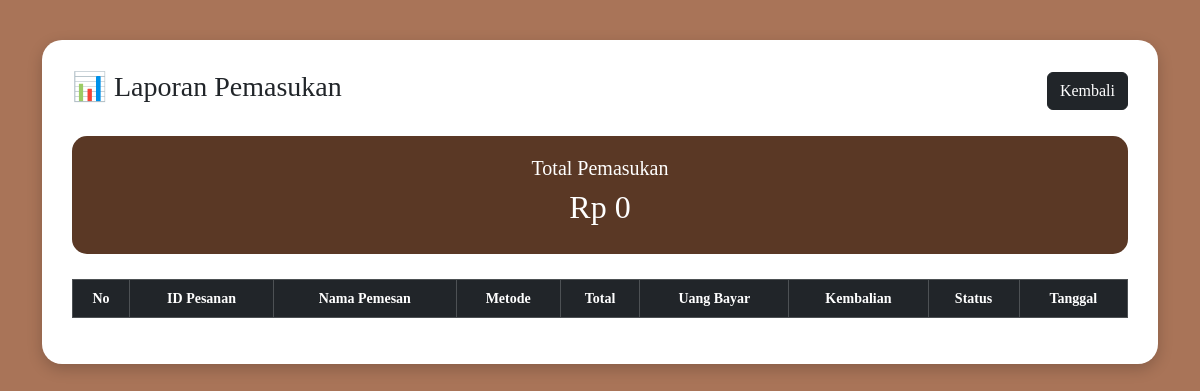
Before: /admin/laporan_pemasukan.php with the older database file.
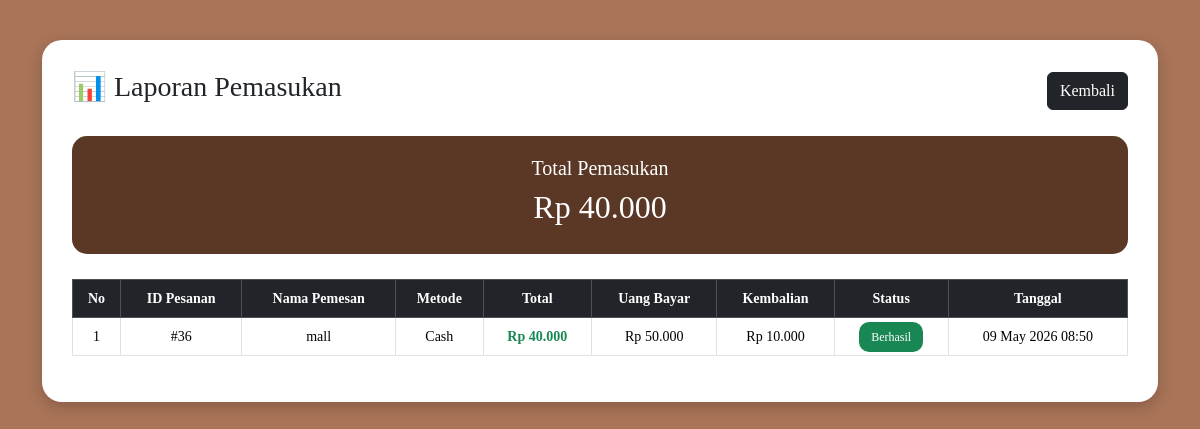
After: the same page with the newer database file.
### tables this page shows
CREATE TABLE `laporan` (
  `id_laporan` int(11) NOT NULL,
  `id_pesanan` int(11) NOT NULL,
  `nama_pemesan` varchar(100) NOT NULL,
  `total` int(11) NOT NULL,
  `metode` varchar(50) NOT NULL,
  `tanggal` datetime NOT NULL,
  `uang_bayar` int(11) DEFAULT 0,
  `kembalian` int(11) DEFAULT 0,
  `status` varchar(30) DEFAULT 'Berhasil'
);

### admin/laporan_pemasukan.php (the view, shortened to what this page needs)
<?php
include "../koneksi.php";
$query = mysqli_query($conn,"
SELECT * FROM laporan
ORDER BY id_laporan DESC
");
$total = mysqli_fetch_assoc(mysqli_query($conn,"
SELECT SUM(total) as total_pemasukan
FROM laporan
"));
?>
<!DOCTYPE html>
<html lang="id">
<head>
<link href="https://cdn.jsdelivr.net/npm/bootstrap@5.3.2/dist/css/bootstrap.min.css" rel="stylesheet">
</head>
<body>
<div class="container">
<div class="box">
    <div class="d-flex justify-content-between align-items-center mb-4">
        <h3>
            📊 Laporan Pemasukan
        </h3>
        <a href="index.php?menu=dashboard"
           class="btn btn-dark">
            Kembali
        </a>
    </div>
    <div class="total-box">
        <h5>Total Pemasukan</h5>
        <h2>
            Rp <?= number_format($total['total_pemasukan'] ?? 0,0,',','.'); ?>
        </h2>
    </div>
    <div class="table-responsive">
        <table class="table table-bordered table-hover align-middle text-center">
            <thead class="table-dark">
                <tr>
                    <th>No</th>
                    <th>ID Pesanan</th>
                    <th>Nama Pemesan</th>
                    <th>Metode</th>
                    <th>Total</th>
                    <th>Uang Bayar</th>
                    <th>Kembalian</th>
                    <th>Status</th>
                    <th>Tanggal</th>
                </tr>
            </thead>
            <tbody>
            <?php
            $no = 1;
            while($d = mysqli_fetch_assoc($query)){
            ?>
                <tr>
                    <td><?= $no++; ?></td>
                    <td>
                        #<?= $d['id_pesanan']; ?>
                    </td>
                    <td>
                        <?= $d['nama_pemesan']; ?>
                    </td>
                    <td>
                        <?= $d['metode']; ?>
                    </td>
                    <td>
                        <b class="text-success">
                            Rp <?= number_format($d['total'],0,',','.'); ?>
                        </b>
                    </td>
                    <td>
                        Rp <?= number_format($d['uang_bayar'] ?? 0,0,',','.'); ?>
                    </td>
                    <td>
                        Rp <?= number_format($d['kembalian'] ?? 0,0,',','.'); ?>
                    </td>
                    <td>
                        <span class="badge-status">
                            <?= $d['status'] ?? 'Berhasil'; ?>
                        </span>
                    </td>
                    <td>
                        <?= date('d M Y H:i', strtotime($d['tanggal'])); ?>
                    </td>
                </tr>
            <?php } ?>
            </tbody>
        </table>
    </div>
</div>
</div>
</body>
</html>

Changed rows visible on the page:
added laporan: id_pesanan "36", nama_pemesan "mall", metode "Cash", total "40.000", uang_bayar "50.000", kembalian "10.000", status "Berhasil", tanggal "09 May 2026 08:50"
Other visible differences:
$total['total_pemasukan']: "0" → "40.000"
